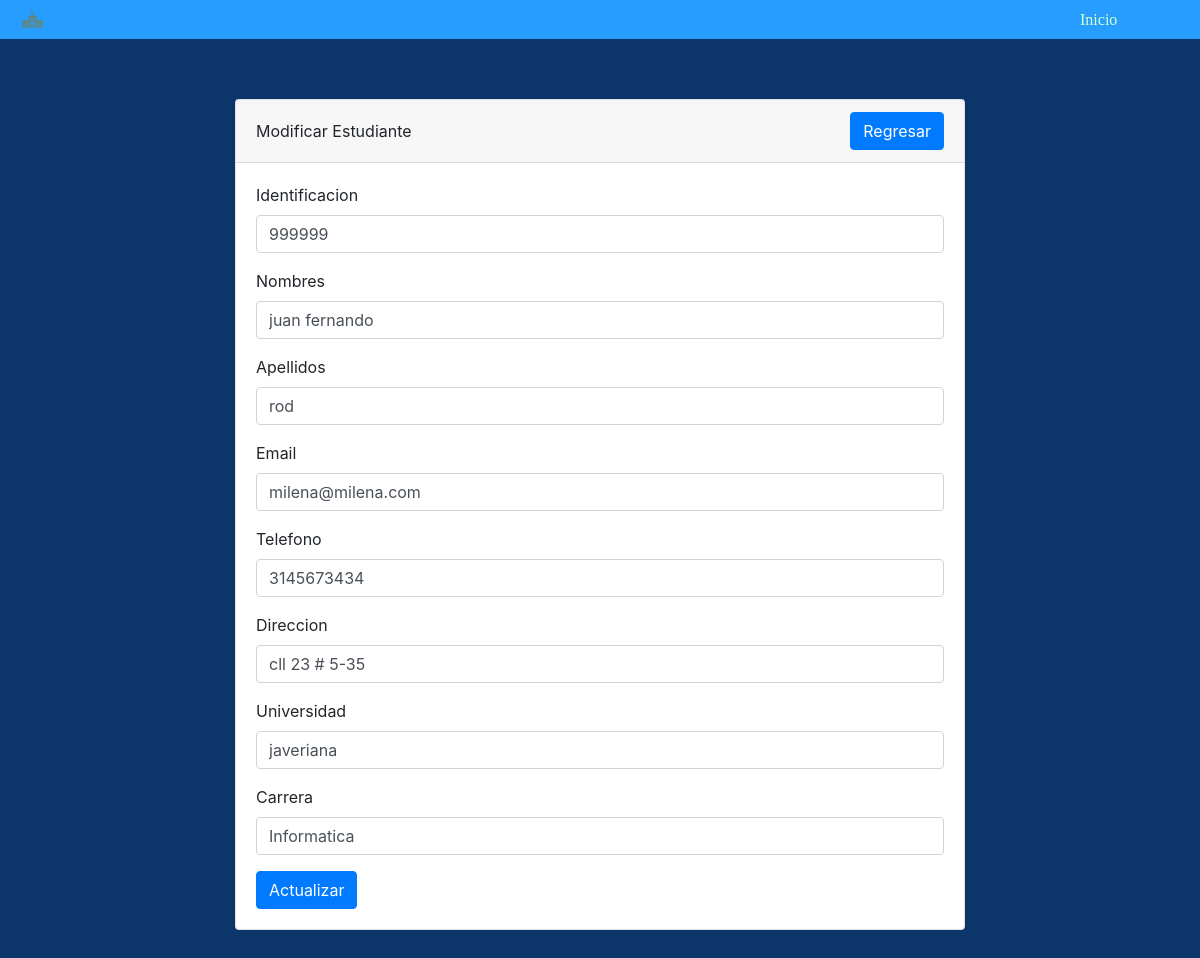
The page /modulos/estudiantes/editEstudiante.php?id=6 on the database its author committed.
### tables this page shows
CREATE TABLE `estudiantes` (
  `id` int(10) NOT NULL,
  `identificacion` int(11) DEFAULT NULL,
  `nombres` varchar(255) DEFAULT NULL,
  `apellidos` varchar(255) DEFAULT NULL,
  `email` varchar(255) DEFAULT NULL,
  `telefono` varchar(15) DEFAULT NULL,
  `direccion` varchar(255) NOT NULL,
  `universidad` varchar(255) NOT NULL,
  `carrera` varchar(255) NOT NULL
);

### config/DBConect.php (called while the page is built, shortened)
<?php
    class Database {
        private static $dns = "mysql:host=localhost;dbname=colegio";
        private static $user = "root";
        private static $pass = "";
        private static $instance;
        public function __construct ()
        {
            $this->db = new PDO(self::$dns,self::$user,self::$pass);
        }
        public static function getInstance()
        {
            if(!isset(self::$instance))
            {
                self::$instance=new $object;
            }
            return self::$instance;
        }
        public function editEstudiante($id) {
            $conexion = Database::getInstance();
            $sql="SELECT id,nombres,apellidos,email,telefono,identificacion,direccion, universidad, carrera from estudiantes where id=:id";
            $result = $conexion->db->prepare($sql);
            $params = array("id" => $id);
            $result->execute($params);
            return $result;
        }
    }
?>

### modulos/estudiantes/editEstudiante.php (the view, shortened to what this page needs)
<?php
    include_once("../../config/DBConect.php");
    $id = $_GET['id'];
    $conexion = new Database;
    $result = $conexion->editEstudiante($id);
    $estud_id = $estud_identificacion = "";
    foreach($result->fetchAll(PDO::FETCH_OBJ) as $r){
        $estud_identificacion = $r->identificacion;
        $estud_nombres        = $r->nombres;
        $estud_apellidos      = $r->apellidos;
        $estud_email          = $r->email;
        $estud_telefono       = $r->telefono;
        $estud_direccion      = $r->direccion;
        $estud_universidad    = $r->universidad;
        $estud_carrera        = $r->carrera;
    }
?>
<!DOCTYPE html>
<html lang="en">
<head>
    <link rel="stylesheet" type="text/css" href="../../css/estilos.css">
    <link rel="stylesheet" type="text/css" href="../../css/menu.css">
    <link href="../../bootstrap/css/bootstrap.min.css" rel="stylesheet" type="text/css">
    <link href="../../css/style.css" rel="stylesheet" type="text/css">
</head>
<body>
    <nav>
        <ul class="menu">
            <li class="logo">
                <a href="#">
                    <img src="../../img/u.png">
                </a>
            </li>
            <li>
                <a href="<?= ROOT ?>index.php">
                    Inicio
                </a>
            </li>
        </ul>
    </nav>
    <div class="container">
        <div class="row justify-content-center">
            <div class="col-sm-8 col-xl-8">
                <div class="card">
                    <div class="card-header d-flex justify-content-between align-items-center">
                        Modificar Estudiante
                        <a href="<?= ROOT ?>modulos/estudiantes/estudiantes.php" class="btn btn-primary">Regresar</a>
                    </div>
                    <div class="card-body">
                        <form action="update.php" method="POST" name="forrol">
                            <div class="form-group">
                                <label for="identificacion">Identificacion</label>
                                <input type="text" class="form-control" id="identificacion" name="identificacion" value="<?= $estud_identificacion ?>" required>
                            </div>
                            <div class="form-group">
                                <label for="nombres">Nombres</label>
                                <input type="text" class="form-control" id="nombres" name="nombres" value="<?= $estud_nombres ?>" required>
                            </div>
                            <div class="form-group">
                                <label for="apellidos">Apellidos</label>
                                <input type="text" class="form-control" id="apellidos" name="apellidos" value="<?= $estud_apellidos ?>" required>
                            </div>
                            <div class="form-group">
                                <label for="email">Email</label>
                                <input type="text" class="form-control" id="email" name="email" value="<?= $estud_email ?>" required>
                            </div>
                            <div class="form-group">
                                <label for="telefono">Telefono</label>
                                <input type="text" class="form-control" id="telefono" name="telefono" value="<?= $estud_telefono ?>" required>
                            </div>
                            <div class="form-group">
                                <label for="direccion">Direccion</label>
                                <input type="text" class="form-control" id="direccion" name="direccion" value="<?= $estud_direccion ?>" required>
                            </div>
                            <div class="form-group">
                                <label for="universidad">Universidad</label>
                                <input type="text" class="form-control" id="universidad" name="universidad" value="<?= $estud_universidad ?>" required>
                            </div>
                            <div class="form-group">
                                <label for="carrera">Carrera</label>
                                <input type="text" class="form-control" id="carrera" name="carrera" value="<?= $estud_carrera ?>" required>
                            </div>
                            <button type="submit" class="btn btn-primary">Actualizar</button>
                        </form>
                    </div>
                </div>
            </div>
        </div>
</body>
</html>

### css/estilos.css (style rules this page uses)
* { margin: 0px; padding: 0px; }
.container { margin: 4%; }

### css/menu.css (style rules this page uses)
nav { background-color: #279EFF; color:white; }
.menu { display: flex; align-items: center; }
.menu li { width: 10%; list-style: none; }
.menu a { color: #D5FFD0; font-family: Cambria, Cochin, Georgia, Times, 'Times New Roman', serif; text-decoration: none; }
.logo { flex-grow: 3; }
.logo img { width: 6%; padding: 1% 2% 1% 2%; }

### css/style.css (style rules this page uses)
.container { margin-top: 5%; margin-bottom: 5%; }
body { background-color: #0C356A; }

### rows shown on the page
estudiantes: identificacion "999999", nombres "juan fernando", apellidos "rod", email "milena@milena.com", telefono "3145673434", direccion "cll 23 # 5-35", universidad "javeriana", carrera "Informatica"
